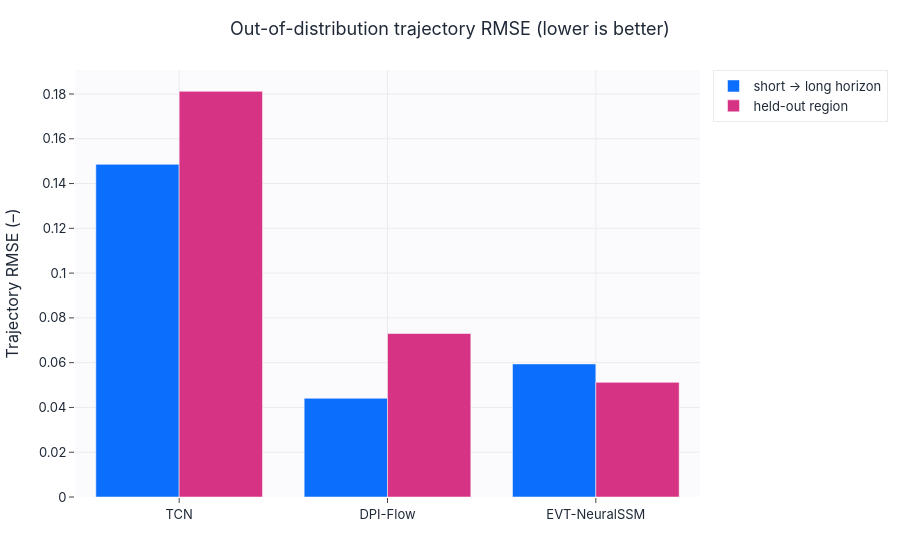

Here is the notebook cell this chart was saved with:
### Markdown cell above
## Out-of-distribution tests

### Code cell
train_meta = benchmark["train"]["meta"]; val_meta = benchmark["val"]["meta"]; test_meta = benchmark["test"]["meta"]
short_thr = float(train_meta["N_max"].quantile(0.60)); long_thr = float(test_meta["N_max"].quantile(0.80))
short_train = filter_split(benchmark["train"], train_meta["N_max"].to_numpy() <= short_thr)
short_val = filter_split(benchmark["val"], val_meta["N_max"].to_numpy() <= short_thr)
long_test = filter_split(benchmark["test"], test_meta["N_max"].to_numpy() >= long_thr)
e_thr = float(benchmark["meta"]["e"].quantile(0.75)); vs_thr = float(benchmark["meta"]["V_s"].quantile(0.25))
region_test = filter_split(benchmark["test"], is_holdout_region(test_meta, e_thr, vs_thr))
hold_train = filter_split(benchmark["train"], ~is_holdout_region(train_meta, e_thr, vs_thr))
hold_val = filter_split(benchmark["val"], ~is_holdout_region(val_meta, e_thr, vs_thr))
short_train = subsample_split(short_train, 1100, config.seed); short_val = subsample_split(short_val, 300, config.seed + 1)
long_test = subsample_split(long_test, 700, config.seed + 2)
hold_train = subsample_split(hold_train, 1100, config.seed + 3); hold_val = subsample_split(hold_val, 300, config.seed + 4)
region_test = subsample_split(region_test, 700, config.seed + 5)

def fresh(kind):
    if kind == "tcn": return TCNBaseline(sd, qd, 96)
    if kind == "dpi": return DPIFlow(sd, pdim, sl, pl, mcr, calibration_steps=2)
    return EVTNeuralSSM(sd, pdim, qd, sl, pl, mcr)

ood_rows = []
for disp, kind in [("TCN", "tcn"), ("DPI-Flow", "dpi"), ("EVT-NeuralSSM", "evt")]:
    ood_rows.append({**run_quick_experiment(disp, fresh(kind), short_train, short_val, long_test,
                     epochs=config.ablation_epochs, config=config, device=device), "test": "short→long"})
    ood_rows.append({**run_quick_experiment(disp, fresh(kind), hold_train, hold_val, region_test,
                     epochs=config.ablation_epochs, config=config, device=device), "test": "held-out region"})
ood_df = pd.DataFrame(ood_rows)
display(english_metric_table(ood_df)[["Model", "test", "Trajectory RMSE", "AUROC"]].round(4))
sl_df = ood_df[ood_df["test"] == "short→long"]; rg_df = ood_df[ood_df["test"] == "held-out region"]
grouped_bar(sl_df["model"].tolist(),
            {"short → long horizon": sl_df["Traj_RMSE"].tolist(), "held-out region": rg_df["Traj_RMSE"].tolist()},
            title="Out-of-distribution trajectory RMSE (lower is better)", ylabel="Trajectory RMSE (–)",
            save=SAVE_FIGS, fig_id="3_2_ood_rmse").show()

### Figure 1 — Plotly figure (JSON) as saved in the notebook; plotly's stock layout.template omitted (floating-point values rounded to 4 significant figures)
{"data": [{"marker": {"color": "#0b6efd"}, "name": "short → long horizon", "type": "bar", "x": ["TCN", "DPI-Flow", "EVT-NeuralSSM"], "y": [0.1486, 0.04411, 0.05945]}, {"marker": {"color": "#d63384"}, "name": "held-out region", "type": "bar", "x": ["TCN", "DPI-Flow", "EVT-NeuralSSM"], "y": [0.1812, 0.07302, 0.0512]}], "layout": {"barmode": "group", "title": {"text": "Out-of-distribution trajectory RMSE (lower is better)"}, "xaxis": {"title": {"text": ""}}, "yaxis": {"title": {"text": "Trajectory RMSE (–)"}}}}
